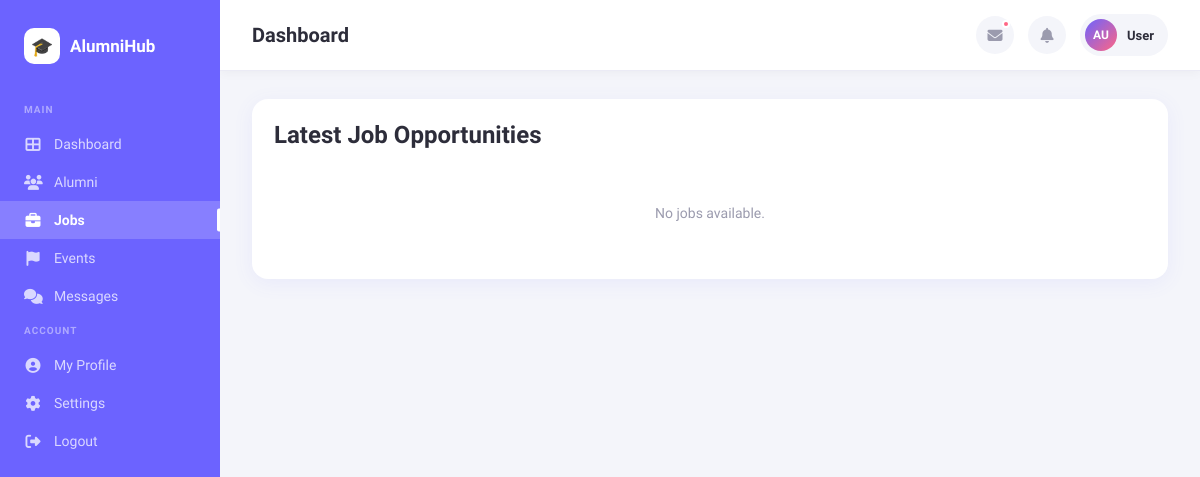
Page /jobs/ (signed in) on the earlier database version.
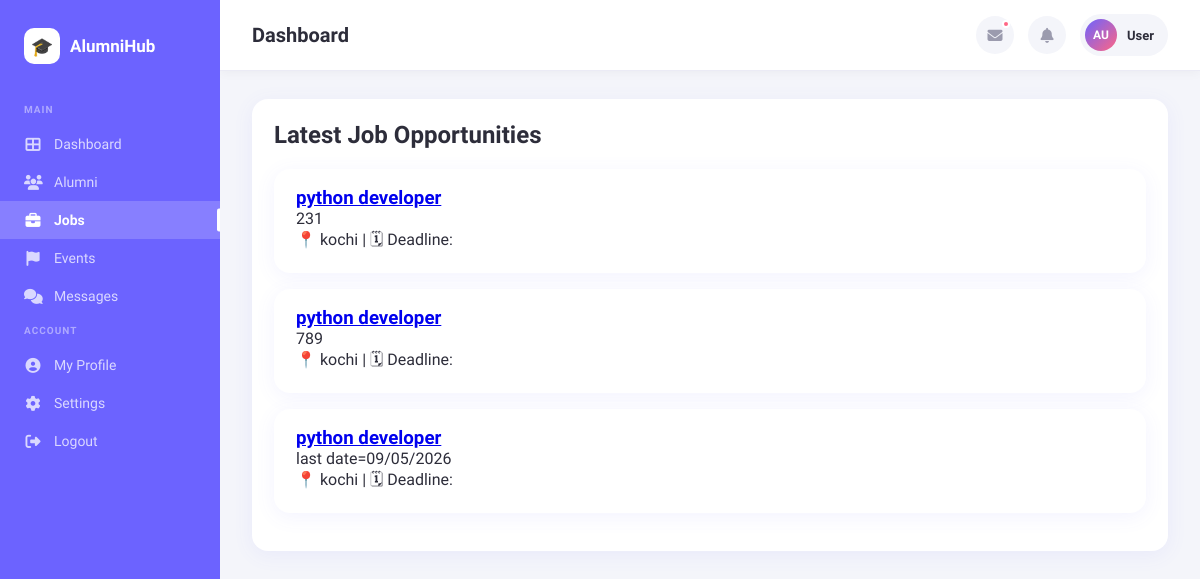
Same page on the later database version.
### teacher_module/models.py (models this page shows, shortened)
class JobPost(models.Model):
    posted_by = models.ForeignKey(User, on_delete=models.CASCADE, related_name="teacher_job_posts")
    title = models.CharField(max_length=200)
    company = models.CharField(max_length=200)
    location = models.CharField(max_length=150, blank=True)
    job_type = models.CharField(max_length=50, blank=True)
    apply_link = models.URLField(blank=True)
    description = models.TextField()
    created_at = models.DateTimeField(auto_now_add=True)

### alumni_module/views.py (the view)
# urls.py: path('jobs/', views.jobs, name='jobs'),
@login_required
def jobs(request):
    jobs = JobPost.objects.all().order_by("-id")
    return render(request, "alumni/jobs.html", {"jobs": jobs})

### templates/alumni/jobs.html (shortened to what this page needs)
{% extends "base_dashboard.html" %}
{% block content %}
<div class="card">
    <h2 style="margin-bottom:20px;">Latest Job Opportunities</h2>
    {% for job in jobs %}
        <div class="post-card">
            <h3>
                <a href="{% url 'job_detail' job.id %}" class="job-link">
                {{ job.title }}
                </a>
            </h3>
            <p>{{ job.description }}</p>
            <div class="meta">
                📍 {{ job.location }} |
                🗓 Deadline: {{ job.deadline }}
            </div>
        </div>
    {% empty %}
        <div class="empty-state">No jobs available.</div>
    {% endfor %}
</div>
{% endblock %}

Differences in the rows shown:
added JobPost: title "python developer", description "231", location "kochi"
added JobPost: title "python developer", description "789", location "kochi"
added JobPost: title "python developer", description "last date=09/05/2026", location "kochi"
Other differences:
text no longer shown: "No jobs available."
